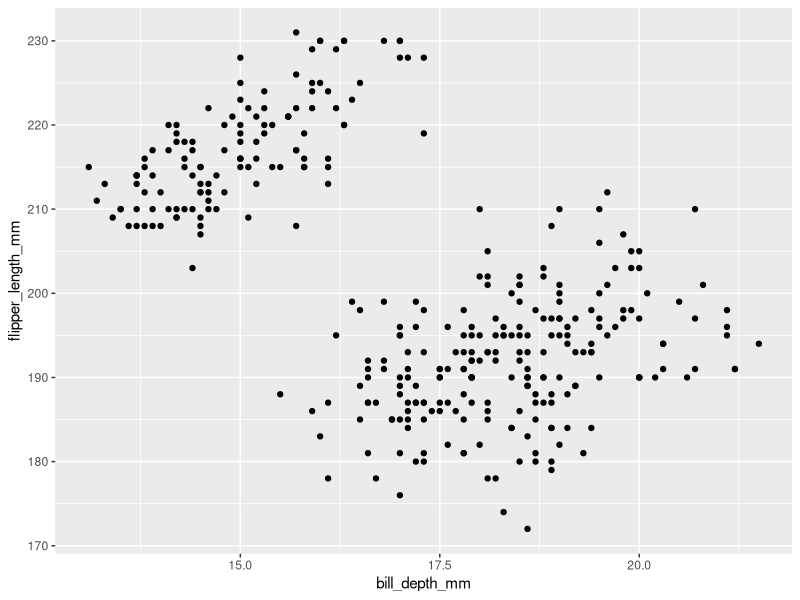
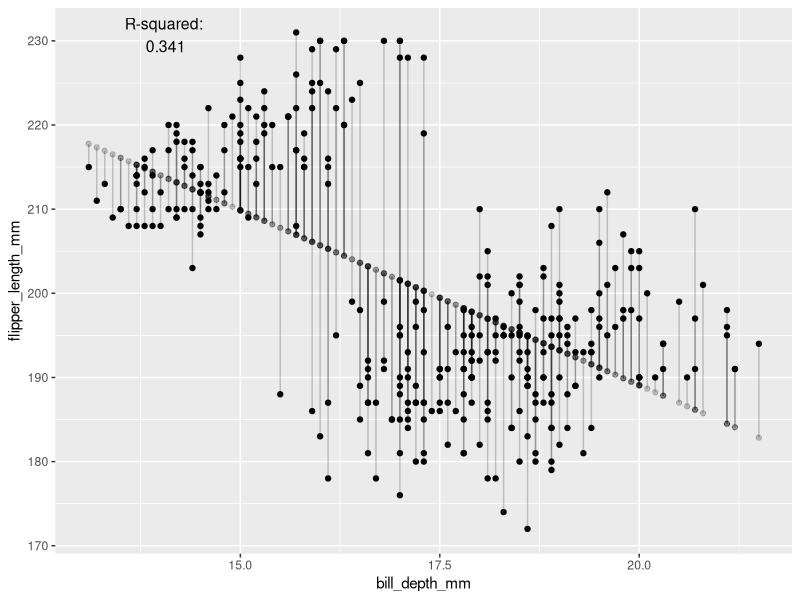
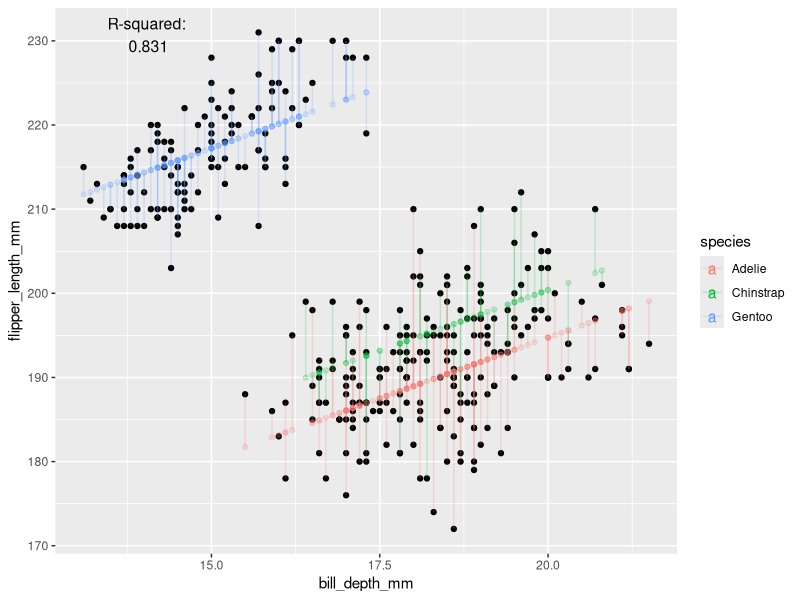
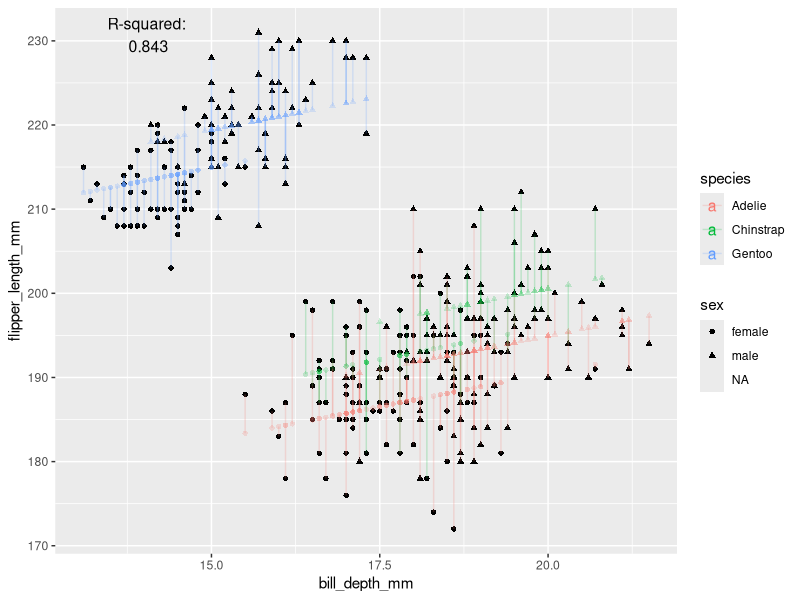
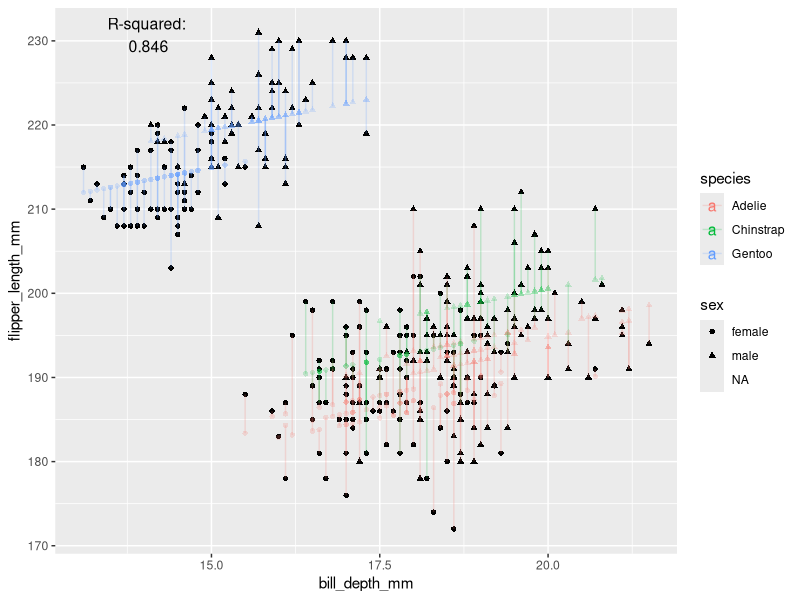
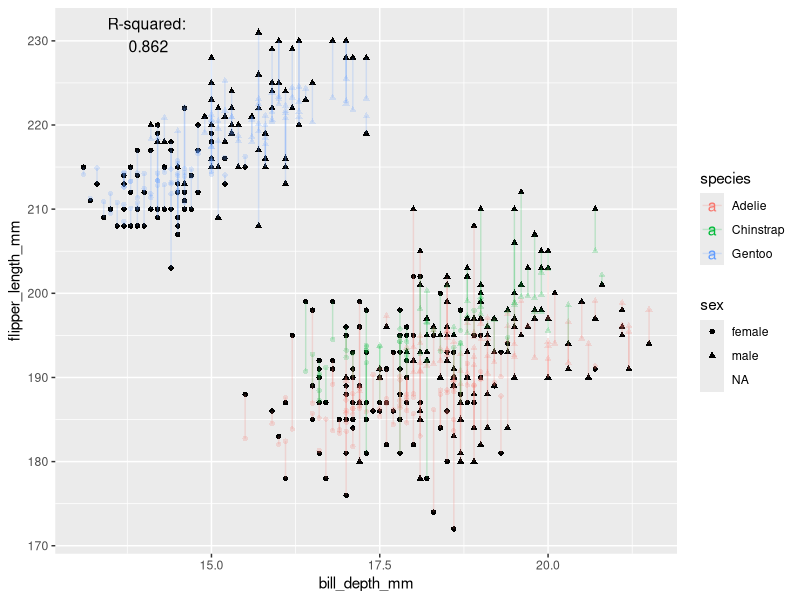
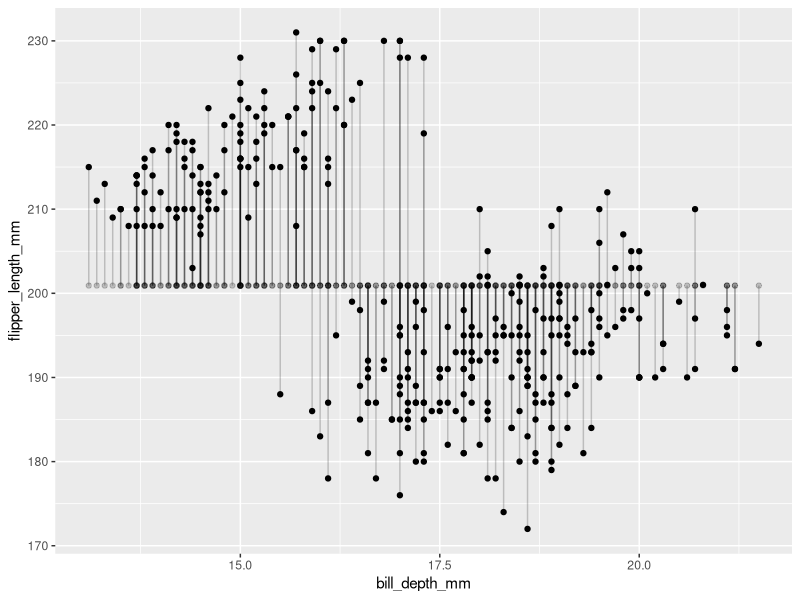
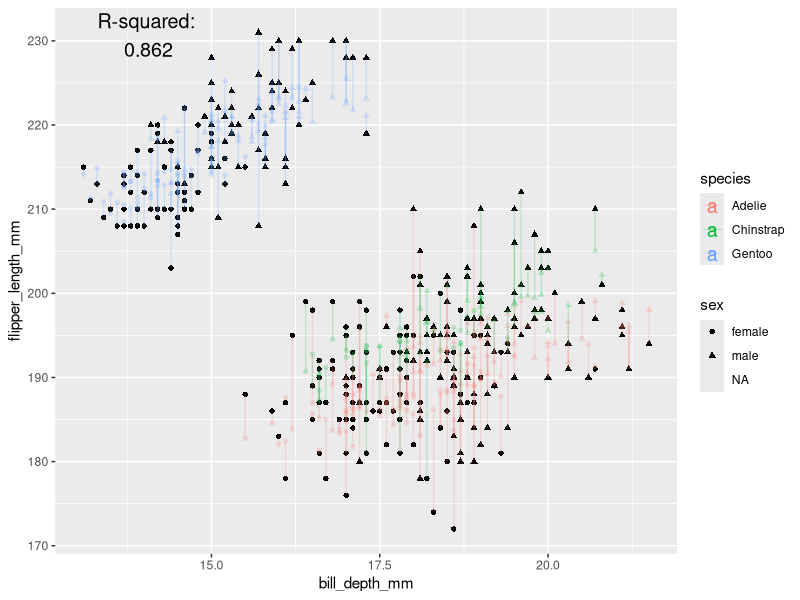

Generate these figures, in order, with R:
## ---- chunk 1
knitr::opts_chunk$set(echo = TRUE)
options(tidyverse.quiet = TRUE)
## ---- chunk 2
library(tidyverse)

compute_panel_lm <- function(data, scales, formula = y ~ . ){
  
  # data prep
  data <- data %>% remove_missing()
  lmdata <- data %>% select(-PANEL, -group)
  
  # modeling
  lm <- lm(data = lmdata, formula = formula)
  data$model <- NA
  data$model[1] <- list(lm)
  
  # save attributes
  data$yend = data$y
  data$y = lm$fitted.values
  data$xend = data$x
  data$residuals <- lm$residuals
  
  data
  
}

compute_panel_lm_glance <- function(data, scales, formula = y ~ . ){
  
  # data prep
  data <- data %>% remove_missing()
  lmdata <- data %>% select(-PANEL, -group)
  
  # modeling
  lm <- lm(data = lmdata, formula = formula) %>% summary()

  data.frame(label = paste0("R-squared: \n", round(lm$r.squared, 3)),
             x = I(.15),
             y = I(.95))
  
  }

StatLmGlance <- ggproto("StatLmGlance", Stat, 
                  compute_panel = compute_panel_lm_glance)


StatLm <- ggproto("StatLm", Stat, 
                  compute_panel = compute_panel_lm)


stat_lm <- function (mapping = NULL, data = NULL, geom = "point", position = "identity", 
    ..., show.legend = NA, inherit.aes = TRUE) 
{
    layer(data = data, mapping = mapping, stat = StatLm, 
        geom = geom, position = position, show.legend = show.legend, 
        inherit.aes = inherit.aes, params = rlang::list2(na.rm = FALSE, 
            ...))
}

geom_lm <- stat_lm

return_model <- function(){layer_data(i = length(last_plot()$layers))$model[[1]] %>% summary}

stat_lm_empty <- function(...){stat_lm(formula = y ~ 1, ...)}

geom_lm_empty <- stat_lm_empty

## ---- chunk 3
# scatterplot
p0 <- palmerpenguins::penguins %>% 
  ggplot() + 
  aes(y = flipper_length_mm, x = bill_depth_mm) + 
  geom_point(color = "Black") ; p0
  
# adding bill_depth_mm
p0 + 
  aes(bill_depth_mm = bill_depth_mm) +
  geom_lm(alpha = .2) +
  geom_text(stat = StatLmGlance, size = 4) +
  stat_lm(geom = 'segment', alpha = .2)

return_model()

# adding species
last_plot() + 
  aes(color = species) 

return_model()

# adding sex
last_plot() + 
  aes(shape = sex)

# adding island
last_plot() + 
  aes(island = island)

# adding wt
last_plot() + 
  aes(body_mass_g = body_mass_g)

return_model()


# empty model
p0 +
  geom_lm_empty(alpha = .2) +
  stat_lm_empty(geom = 'segment', alpha = .2)  
return_model()
## ---- chunk 4
palmerpenguins::penguins %>% 
  head(2)

ggplot(palmerpenguins::penguins) + 
  aes(y = flipper_length_mm, x = bill_depth_mm) + 
  geom_point(color = "Black") +
  aes(bill_depth_mm = bill_depth_mm) +
  geom_lm(alpha = .2) +
  geom_text(stat = StatLmGlance, size = 5) +
  stat_lm(geom = 'segment', alpha = .2) +
  aes(color = species) + 
  aes(shape = sex) + 
  aes(island = island) + 
  aes(body_mass_g = body_mass_g)
## ---- chunk 5
knitr::knit_exit()
